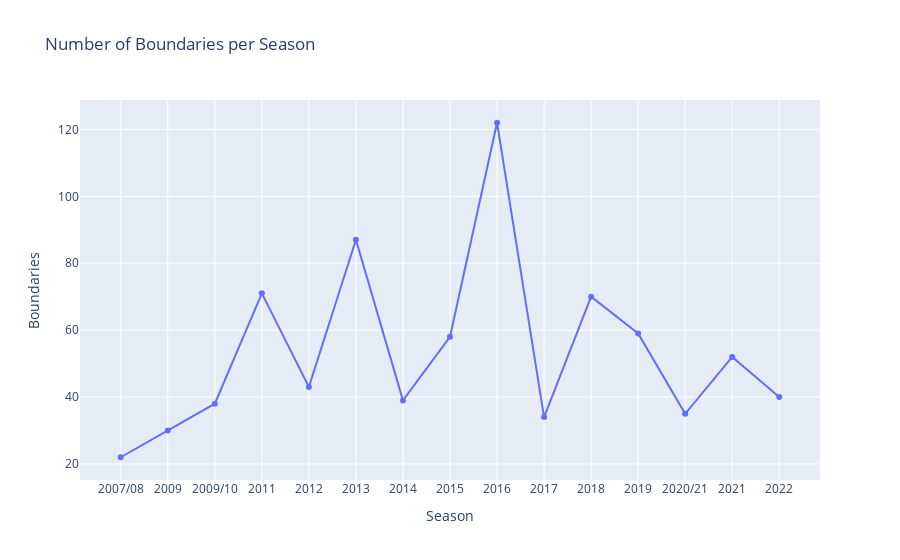

The notebook cell saved with this chart:
### Code cell
# Q12
vk_boundaries["Boundaries"] = vk_boundaries.sum(axis=1, numeric_only=True)
px.line(
    vk_boundaries,
    x="Season",
    y="Boundaries",
    title="Number of Boundaries per Season",
    markers=True
)

### Figure 1 — Plotly figure (JSON) as saved in the notebook; plotly's stock layout.template omitted (floating-point values rounded to 4 significant figures)
{"data": [{"hovertemplate": "Season=%{x}<br>Boundaries=%{y}<extra></extra>", "legendgroup": "", "line": {"color": "#636efa", "dash": "solid"}, "marker": {"symbol": "circle"}, "mode": "lines+markers", "name": "", "orientation": "v", "showlegend": false, "type": "scatter", "x": ["2007/08", "2009", "2009/10", "2011", "2012", "2013", "2014", "2015", "2016", "2017", "2018", "2019", "2020/21", "2021", "2022"], "xaxis": "x", "y": [22, 30, 38, 71, 43, 87, 39, 58, 122, 34, 70, 59, 35, 52, 40], "yaxis": "y"}], "layout": {"legend": {"tracegroupgap": 0}, "title": {"text": "Number of Boundaries per Season"}, "xaxis": {"anchor": "y", "domain": [0, 1], "title": {"text": "Season"}}, "yaxis": {"anchor": "x", "domain": [0, 1], "title": {"text": "Boundaries"}}}}
